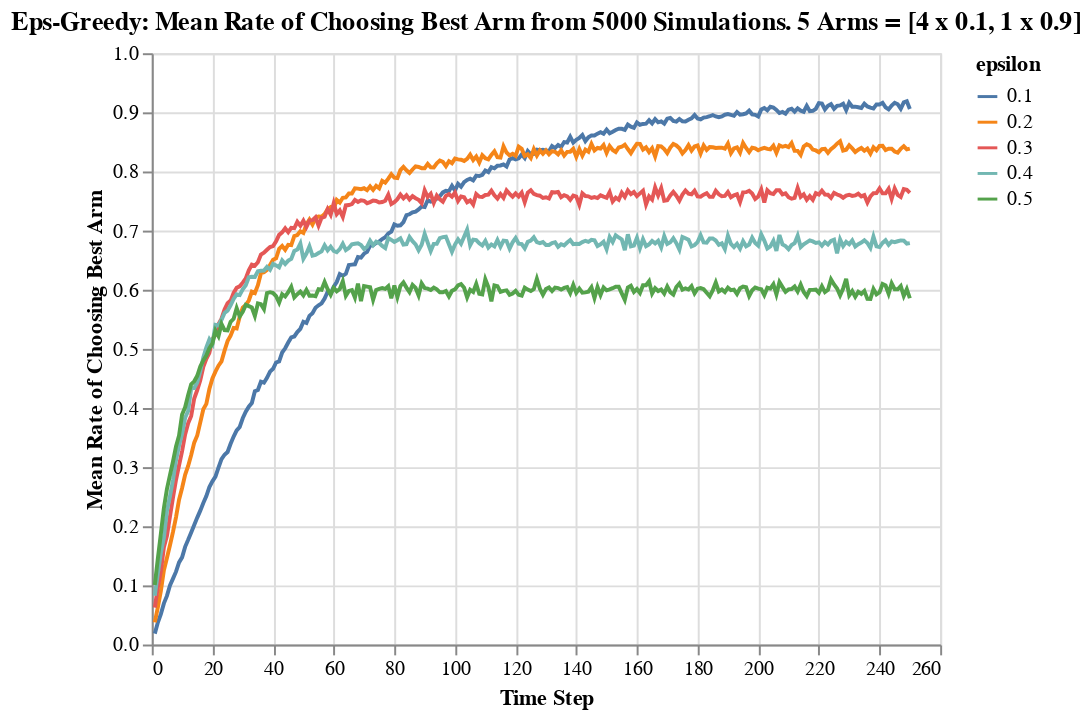

Notebook cell for this chart:
### Code cell
alt.Chart(df_chose_correctly).mark_line().encode(
    alt.X("step:Q", title = "Time Step"),
    alt.Y("chose_correct:Q", title = "Mean Rate of Choosing Best Arm"),
    color = alt.Color("epsilon:N")
).properties(
    title = "Eps-Greedy: Mean Rate of Choosing Best Arm from 5000 Simulations. 5 Arms = [4 x 0.1, 1 x 0.9]",
)

### Figure 1 — Vega-Lite specification as saved in the notebook (floating-point values rounded to 4 significant figures; data arrays with more than 128 entries replaced by an {"elided": "..."} marker saying what was removed)
{"$schema": "https://vega.github.io/schema/vega-lite/v3.4.0.json", "config": {"mark": {"tooltip": null}, "view": {"height": 300, "width": 400}}, "data": {"name": "data-b964237f9acf175ba643dd054d10c4f3"}, "datasets": {"data-b964237f9acf175ba643dd054d10c4f3": {"elided": "1250 records"}}, "encoding": {"color": {"field": "epsilon", "type": "nominal"}, "x": {"field": "step", "title": "Time Step", "type": "quantitative"}, "y": {"field": "chose_correct", "title": "Mean Rate of Choosing Best Arm", "type": "quantitative"}}, "mark": "line", "title": "Eps-Greedy: Mean Rate of Choosing Best Arm from 5000 Simulations. 5 Arms = [4 x 0.1, 1 x 0.9]"}
